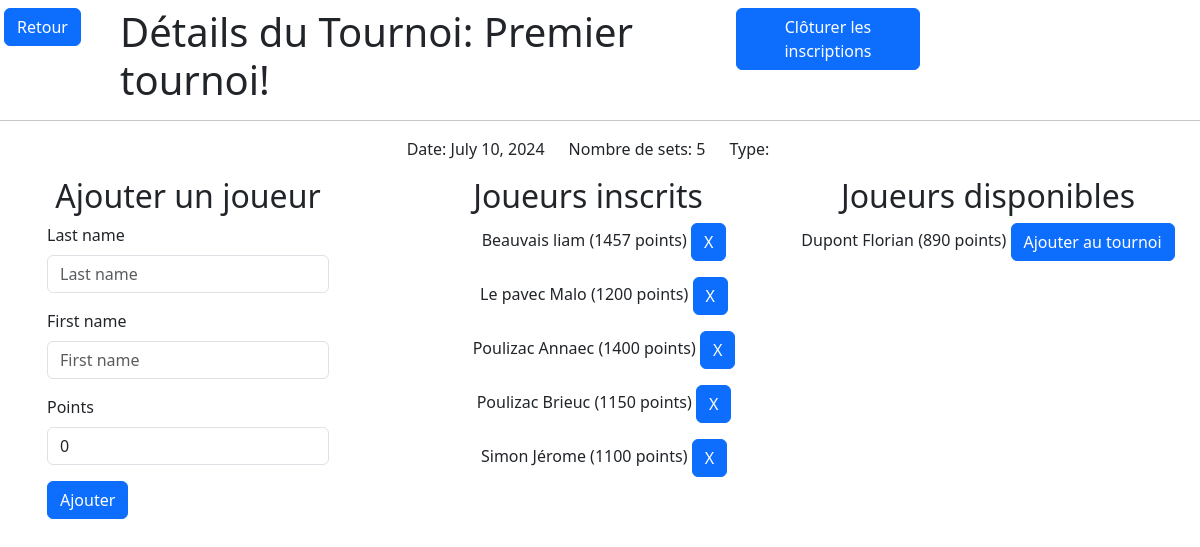
The app's page /6/, older data.
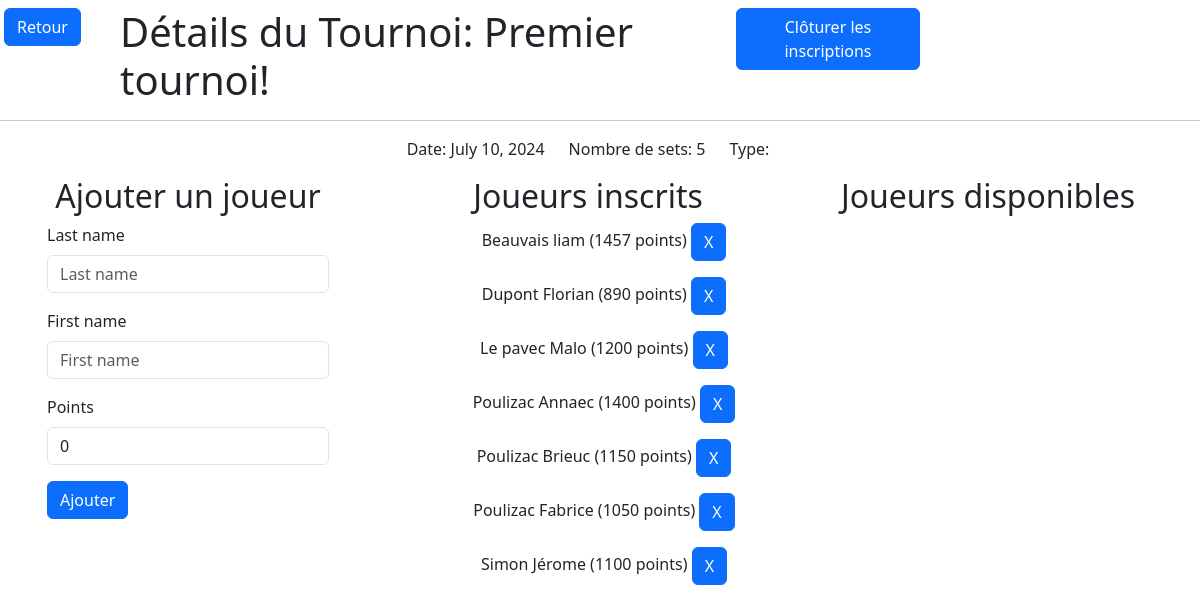
The same page, newer data.
### tournament/models.py (models this page shows)
class Tournament(models.Model):
    date = models.DateField()
    name = models.CharField(max_length=100)
    set_number = models.IntegerField(default=5)
    category = models.CharField(max_length=100, choices=CATEGORIES, default="C")
    closed = models.BooleanField(default=False)
    tournament_type = models.CharField(max_length=100, choices=TOURNAMENT_TYPES, default="CLASSIC")

### player/models.py (models this page shows)
class Player(models.Model):
    first_name = models.CharField(max_length=50)
    last_name = models.CharField(max_length=50)
    points = models.IntegerField(default=0)
    tournaments = models.ManyToManyField(Tournament, related_name='players')

### tournament/views.py (the view, shortened to what this page needs)
# urls.py: path('<int:pk>/', TournamentDetailView.as_view(), name='tournament_detail'),
class TournamentDetailView(DetailView):
    model = Tournament
    template_name = "tournament/tournament_detail.html"
    context_object_name = 'tournament'
    def get_available_players(self):
            if self.object.category == "C":
                return Player.objects.exclude(tournaments=self.object).exclude(points=0)
            else:
                return Player.objects.exclude(tournaments=self.object)
    def get_context_data(self, **kwargs):
        context = super().get_context_data(**kwargs)
        context['players'] = self.object.players.order_by('last_name').all()
        context['form'] = PlayerForm()
        available_players = self.get_available_players()
        context['available_players'] = available_players
        return context

### tournament/views.py
class PlayerForm(forms.ModelForm):
    class Meta:
        model = Player
        fields = ['last_name', 'first_name', 'points']

### templates/tournament/tournament_detail.html (shortened to what this page needs)
{% extends "base/base.html" %}
{% load bootstrap5 %}
{% block content %}
    <div class="row">
        <div class="row">
            <div class="col-1 mx-2 p-2">
                <a class="btn btn-primary" href="{% url 'tournaments' %}">Retour</a>
            </div>
            <div class="col-6 p-2 mx-2">
                <h1>Détails du Tournoi: {{ tournament.name }}</h1>
            </div>
            {% if tournament.step_set %}
            <div class="col-2 p-2 mx-2">
            {% if tournament.step_set|length == 0 %}
                <a class="btn btn-primary" href="{% url 'create_first_step' tournament.pk %}">Clôturer les inscriptions</a>
            {% else %}
                <a class="btn btn-primary" href="{% url 'steps' tournament.pk %}">Accéder aux poules</a>
            {% endif %}
                </div>
            {% endif %}
        </div>
        <hr>
        <div class="row d-flex justify-content-center">
            <p style="width: fit-content">Date: {{ tournament.date }}</p>
            <p style="width: fit-content">Nombre de sets: {{ tournament.set_number }}</p>
            <p style="width: fit-content">Type: {{ tournament.get_type_display }}</p>
        </div>
        <div class="row d-flex justify-content-around">
            <div class="col">
                <h2 class="text-center">Ajouter un joueur</h2>
                <form class="w-75 mx-auto" method="post">
                    {% bootstrap_form form %}
                    {% buttons %}
                        <button type="submit" class="btn btn-primary">Ajouter</button>
                    {% endbuttons %}
                </form>
            </div>
            <div class="col">
                <h2 class="text-center">Joueurs inscrits</h2>
                <ul class="mx-auto">
                    {% for player in players %}
                        <div class="mb-2">
                            <p class="text-center">{{ player.last_name }} {{ player.first_name }} ({{ player.points }}
                                points)
                                <a class="btn btn-primary"
                                   href="{% url 'delete_player_from_tournament' tournament.pk player.pk %}">
                                    X
                                </a>
                            </p>
                        </div>
                    {% endfor %}
                </ul>
            </div>
            <div class="col">
                <h2 class="text-center">Joueurs disponibles</h2>
                {% for player in available_players %}
                    <div class="mb-2">
                        <p class="text-center">{{ player.last_name }} {{ player.first_name }} ({{ player.points }}
                            points)
                            <a class="btn btn-primary"
                               href="{% url 'add_player_to_tournament' tournament.pk player.pk %}">
                                Ajouter au tournoi
                            </a>
                        </p>
                    </div>
                {% endfor %}
            </div>
        </div>
    </div>
{% endblock %}

### templates/base/base.html (shortened to what this page needs)
{% load bootstrap5 %}
{% bootstrap_css %}
<!DOCTYPE html>
<html lang="en">
<head>
</head>
<body>
{% block content %}
{% endblock %}
</body>
</html>

Row changes from the older to the newer data that the page shows:
shown differently, row unchanged: Player "Dupont": moves from the list under "Joueurs disponibles" to the list under "Joueurs inscrits"
added Player: last_name "Poulizac", first_name "Fabrice", points "1050", shown under "Joueurs inscrits"
